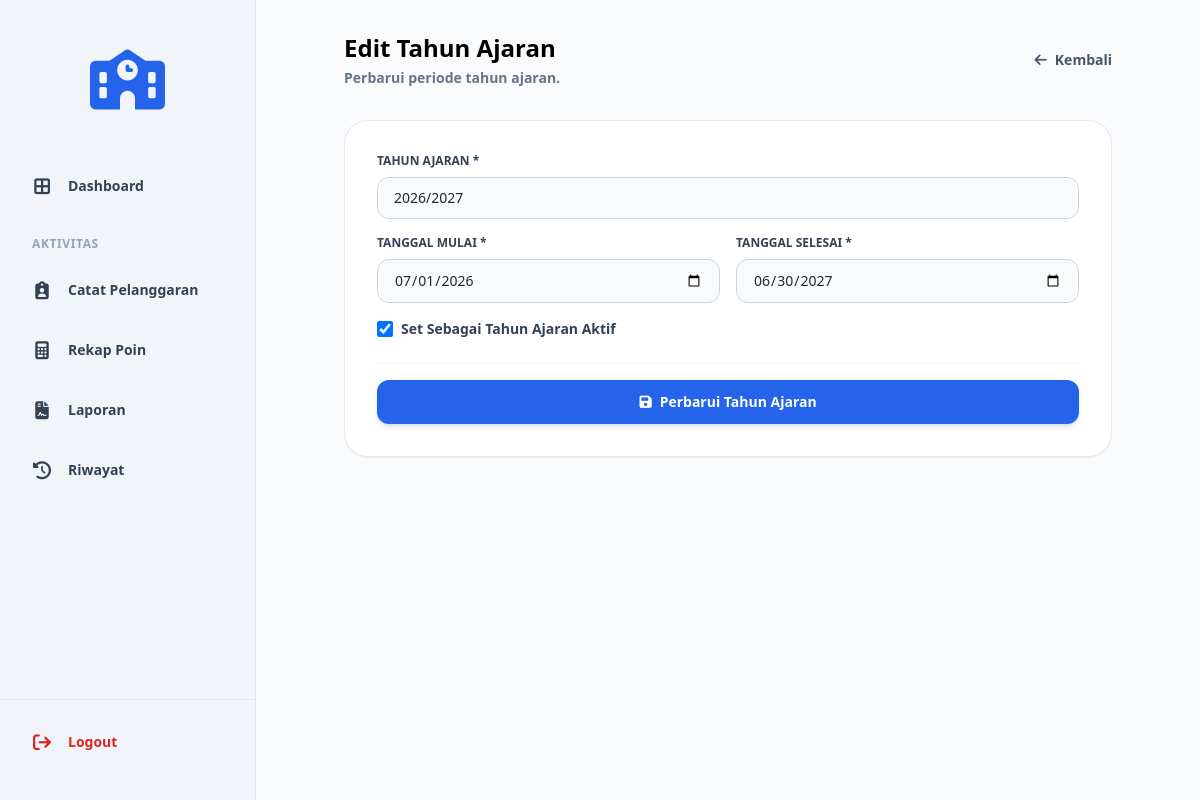
Screenshot of /edit_tahun_ajaran.php?id=101 (signed in) with the database file from the repository.
### tables this page shows
CREATE TABLE `t_tahun_ajaran` (
  `id` int(11) NOT NULL AUTO_INCREMENT,
  `nama` varchar(20) DEFAULT NULL,
  `tanggal_mulai` date NOT NULL,
  `tanggal_selesai` date NOT NULL,
  `status_aktif` tinyint(1) NOT NULL,
  `created_at` timestamp NOT NULL DEFAULT current_timestamp(),
  `updated_at` timestamp NOT NULL DEFAULT current_timestamp(),
  PRIMARY KEY (`id`),
  UNIQUE KEY `uq_t_tahun_ajaran_nama` (`nama`)
);

### edit_tahun_ajaran.php (the view, shortened to what this page needs)
<?php
include 'config/koneksi.php';
$id = $_GET['id'] ?? null;
$query_data = mysqli_query($koneksi, "SELECT * FROM t_tahun_ajaran WHERE id = '$id'");
$data = mysqli_fetch_assoc($query_data);
?>
<!DOCTYPE html>
<html lang="id">
<head>
    <?php include 'layouts/head.php'; ?>
</head>
<body class="bg-slate-50 text-slate-800 font-sans min-h-screen flex">
    <?php include 'layouts/sidebar.php'; ?>
    <main class="flex-1 p-8 bg-slate-50 overflow-y-auto">
        <div class="flex justify-between items-center mb-8 max-w-3xl mx-auto">
            <div>
                <h1 class="text-2xl font-bold text-black">Edit Tahun Ajaran</h1>
                <p class="text-sm font-bold text-slate-500 mt-1">Perbarui periode tahun ajaran.</p>
            </div>
            <a href="kelola_tahun_ajaran.php" class="text-slate-600 hover:text-black font-bold text-sm flex items-center gap-2">
                <i class="fa-solid fa-arrow-left"></i> Kembali
            </a>
        </div>
        <div class="max-w-3xl mx-auto bg-white p-8 rounded-[1.5rem] shadow-sm border border-slate-200">
            <form method="POST" action="">
                <div class="mb-4">
                    <label class="block text-xs font-bold text-slate-700 mb-2">TAHUN AJARAN *</label>
                    <input type="text" name="nama" value="<?php echo htmlspecialchars($data['nama']); ?>" required class="w-full border border-slate-300 px-4 py-2.5 rounded-xl text-sm focus:border-blue-600 focus:outline-none bg-slate-50">
                </div>
                <div class="grid grid-cols-2 gap-4 mb-4">
                    <div>
                        <label class="block text-xs font-bold text-slate-700 mb-2">TANGGAL MULAI *</label>
                        <input type="date" name="tanggal_mulai" value="<?php echo $data['tanggal_mulai']; ?>" required class="w-full border border-slate-300 px-4 py-2.5 rounded-xl text-sm focus:border-blue-600 focus:outline-none bg-slate-50">
                    </div>
                    <div>
                        <label class="block text-xs font-bold text-slate-700 mb-2">TANGGAL SELESAI *</label>
                        <input type="date" name="tanggal_selesai" value="<?php echo $data['tanggal_selesai']; ?>" required class="w-full border border-slate-300 px-4 py-2.5 rounded-xl text-sm focus:border-blue-600 focus:outline-none bg-slate-50">
                    </div>
                </div>
                <div class="flex items-center gap-2 mb-6 mt-4">
                    <input type="checkbox" name="status_aktif" value="1" <?php echo $data['status_aktif'] == 1 ? 'checked' : ''; ?> class="w-4 h-4 text-blue-600 bg-slate-100 border-slate-300 rounded focus:ring-blue-500">
                    <label class="text-sm font-bold text-slate-700">Set Sebagai Tahun Ajaran Aktif</label>
                </div>
                <div class="pt-4 border-t border-slate-100">
                    <button type="submit" class="w-full bg-blue-600 hover:bg-blue-700 text-white font-bold py-3 px-6 rounded-xl text-sm shadow-md transition flex items-center justify-center gap-2">
                        <i class="fa-solid fa-save"></i> Perbarui Tahun Ajaran
                    </button>
                </div>
            </form>
        </div>
    </main>
</body>
</html>

### rows the page displays
t_tahun_ajaran: nama "2026/2027", tanggal_mulai "07/01/2026", tanggal_selesai "06/30/2027", status_aktif "☑"
